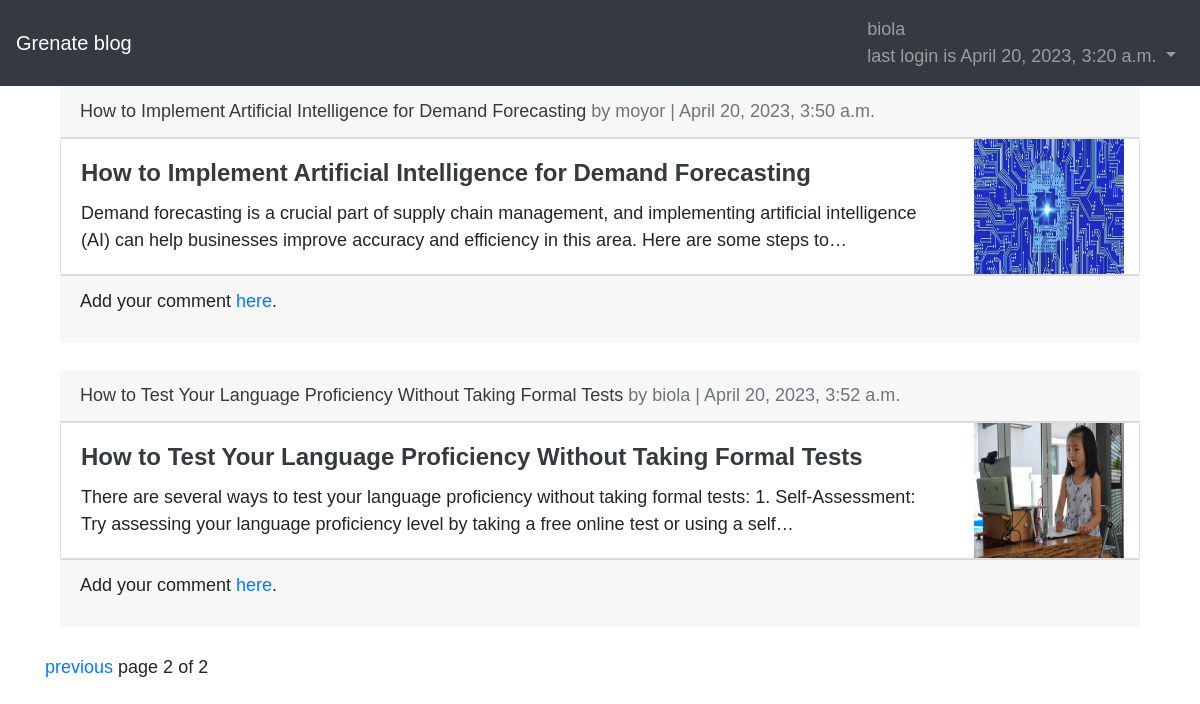
/home?page=2 (signed in), run on the app's committed database.
### blog/models.py (models this page shows, shortened)
class CustomUser(AbstractUser):
    age=models.PositiveIntegerField(null=True,blank=True)
    firstname=models.CharField(max_length=20,null=True)

class Post(models.Model):
    id = models.UUIDField(primary_key=True,default=uuid.uuid4,editable=False)
    title= models.CharField(max_length=200)
    author= models.ForeignKey('blog.CustomUser',on_delete=models.CASCADE)
    body= models.TextField()
    date= models.DateTimeField(default=timezone.localtime,blank=True)
    picture = models.ImageField(upload_to='covers/', blank=True)
    class Meta:
        permissions = [
            ('special_status','can read all books')
        ]

### blog/views.py (the view)
# urls.py: path('home', BlogListView.as_view(), name='home'),
class BlogListView(LoginRequiredMixin, ListView):
    model=Post
    template_name='home.html'
    paginate_by = 3
    paginator_class = MyPaginator
    def get_context_data(self, **kwargs):
        context = super().get_context_data(**kwargs)
        page = self.request.GET.get('page',1)
        posts = Post.objects.all()
        Paginator = self.paginator_class(posts,self.paginate_by)
        posts = Paginator.page(page)
        context['posts']=posts
        return context

### blog/views.py (called while the page is built)
    def validate_number(self, number):
        try:
            return super().validate_number(number)
        except EmptyPage:
            if int(number) >1 :
                return self.num_pages
            elif int(number) <1 :
                return 1
            else:
                raise

### blog/templates/home.html (shortened to what this page needs)
{% extends 'base.html' %}
{% block content %}
{% for post in object_list %}
<div class="container">
    <div class="card-header">
        <span class="font-weight=light text-light"><a href="{% url 'details' post.id %}" class="text-dark"> {{post.title}}</a></span>
        {% if post.is_admin %}
        <span class="text-muted">by Author | {{post.date}}</span>
        {% else %}
        <span class="text-muted">by {{post.author}} | {{post.date}}</span>
        {% endif %}
    </div>
    <div class="card  flex-row-reverse">
        {% if post.picture %}
        <img class="col-lg-2 card-img-end img-fluid" style="width: 8rem;" src="{{post.picture.url}}" alt="{{post.title}}">
        {% endif %}
        <div class="card-body">
            <h4 class="card-title font-weight-bold "><a  href="{% url 'details' post.id %}" class="text-dark">{{post.title}}</a></h4>
            <p class="card-text">{{post.body|truncatechars:200}}</p>
        </div>
    </div>
    <div class="card-footer ">
        <p>Add your comment <a href="{% url 'make_comment' %}">here</a>.</p>
    </div>
</div>
<br>
{% endfor %}
<div>
    {% if page_obj.has_previous %}
    <a href="{% url 'home' %}?page={{ page_obj.previous_page_number }}">previous</a>
    {% endif %}
    page {{page_obj.number}} of {{page_obj.paginator.num_pages }}
</div>
{% endblock %}

### blog/templates/base.html (shortened to what this page needs)
{%  load static  %}
<!DOCTYPE html>
<html lang="en">
<head>
    <link rel="stylesheet" href="https://cdn.jsdelivr.net/npm/bootstrap@4.5.3/dist/css/bootstrap.min.css">
    <link rel="stylesheet" href="{% static 'css/base.css' %}">
</head>
<body>
        <nav class="navbar navbar-expand-lg navbar-dark bg-dark">
            <a class="navbar-brand" href="{% url 'index' %}">Grenate blog</a>
            <div class="collapse navbar-collapse" id="navbarSupportedContent">
                {% if user.is_authenticated %}
                <ul class="navbar-nav ml-auto">
                    <li class="nav-item">
                        <a class="nav-link dropdown-toggle" href="" id="navbarDropdown" role="button" data-toggle="dropdown" aria-haspopup="true" aria-expanded="false">
                            {{user.username}}
                            <br>
                            last login is {{user.last_login}}
                        </a>
                    </li>
                </ul>
                {% else %}
                <form class="form-inline ml-auto">
                <a href="{% url 'login' %}" class="btn btn-outline-secondary">Login</a>
                <a href="{% url 'signup'%}" class="btn btn-primary ml-2">Sign up</a>
                </form>
                {% endif %}
            </div>
        </nav>
    <main>
        <div class="container">
            {% block content %}
            {% endblock %}
        </div>
    </main>
</body>
</html>

### static/css/base.css (style rules this page uses)
body { font-family: 'source san pro', sans-serif; font-size: 18px; }

### data on the page
CustomUser: username "biola", last_login "April 20, 2023, 3:20 a.m."
Post: title "How to Implement Artificial Intelligence for Demand Forecasting", author "moyor", date "April 20, 2023, 3:50 a.m.", picture (picture), body "Demand forecasting is a crucial part of supply chain management, and implementing artificial intelligence (AI) can help businesses improve accuracy and efficiency in this area. Here are some steps to…"
Post: title "How to Test Your Language Proficiency Without Taking Formal Tests", author "biola", date "April 20, 2023, 3:52 a.m.", picture (picture), body "There are several ways to test your language proficiency without taking formal tests: 1. Self-Assessment: Try assessing your language proficiency level by taking a free online test or using a self…"

### other printed values
{{ page_obj.number }} "2"
{{ page_obj.paginator.num_pages }} "2"
